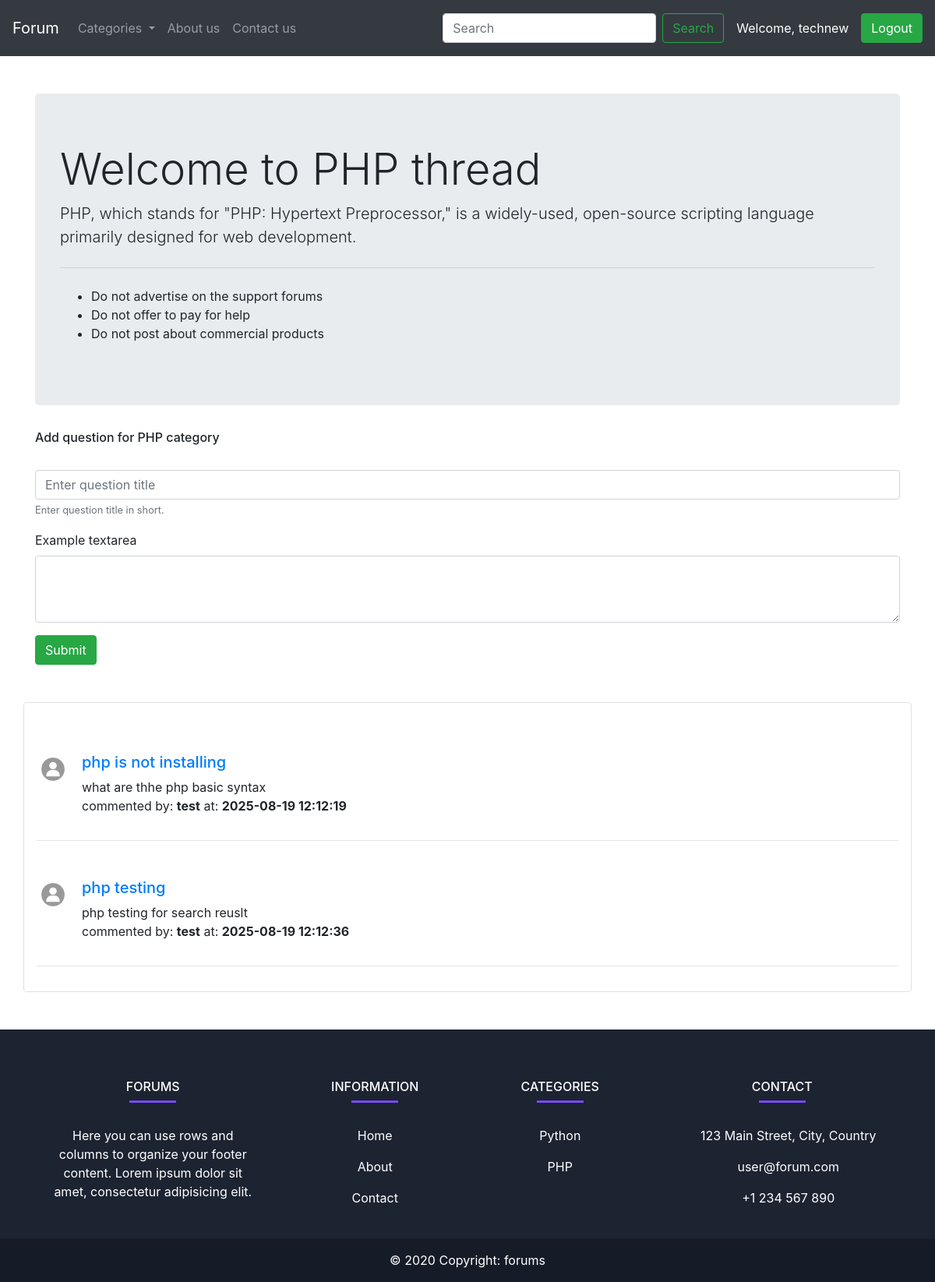
/threadlist.php?cat_id=2 (signed in), run on the app's committed database.
### tables this page shows
CREATE TABLE IF NOT EXISTS `categories` (
  `categories_id` int NOT NULL AUTO_INCREMENT,
  `categories_name` varchar(255) NOT NULL,
  `categories_description` varchar(255) NOT NULL,
  `created_date` datetime NOT NULL DEFAULT CURRENT_TIMESTAMP,
  PRIMARY KEY (`categories_id`)
);

CREATE TABLE IF NOT EXISTS `questions` (
  `ques_id` int NOT NULL AUTO_INCREMENT,
  `ques_title` varchar(255) NOT NULL,
  `ques_desc` text NOT NULL,
  `ques_cat_id` int NOT NULL,
  `ques_user_id` int NOT NULL,
  `ques_cr_time` datetime NOT NULL DEFAULT CURRENT_TIMESTAMP,
  PRIMARY KEY (`ques_id`)
);

CREATE TABLE IF NOT EXISTS `users` (
  `srno` int NOT NULL AUTO_INCREMENT,
  `username` varchar(30) NOT NULL,
  `email` varchar(30) NOT NULL,
  `password` varchar(255) NOT NULL,
  `created_date` datetime NOT NULL DEFAULT CURRENT_TIMESTAMP,
  PRIMARY KEY (`srno`)
);

### threadlist.php (the view, shortened to what this page needs)
<?php
include 'partial/_db_connection.php';
$cat_id = $_GET['cat_id'];
$sql = "SELECT * FROM `categories` WHERE `categories_id` = '$cat_id'";
$result = mysqli_query($conn,$sql);
while ($rows = mysqli_fetch_assoc($result)) {
    $categories_name = $rows['categories_name'];
    $categories_desc = $rows['categories_description'];
}
?>
<!doctype html>
<html lang="en">
<head>
    <link rel="stylesheet" href="https://cdn.jsdelivr.net/npm/bootstrap@4.4.1/dist/css/bootstrap.min.css"
>
    <link rel="stylesheet" href="style.css">
</head>
<body>
    <?php
    include 'partial/_header.php' ;
    ?>
    <div class="container mt-5">
        <div class="jumbotron">
            <h1 class="display-4">Welcome to <?php echo $categories_name ?> thread</h1>
            <p class="lead"><?php echo $categories_desc ?></p>
            <hr class="my-4">
            <p><ul>
                <li>Do not advertise on the support forums</li>
                 <li>Do not offer to pay for help</li>
                  <li>Do not post about commercial products</li>
            </ul>
        </div>
    </div>
    <div class="container">
        <h6>Add question for <?php echo $categories_name ?> category</h6>
        <?php
         if(isset($_SESSION['username']) && $_SESSION['username']== true){
      echo '<form action="'.$_SERVER["PHP_SELF"].'" method="POST">
  <div class="form-group">
  <input type="hidden" value="'.$_GET['cat_id'].'" name="cat_id">
    <input type="hidden" value="'.$_SESSION['user_id'].'" name="ques_user_id">
    <label for="ques_title"></label>
    <input type="text" class="form-control" id="ques_title" aria-describedby="emailHelp" name="ques_title" placeholder="Enter question title">
    <small id="ques_title" class="form-text text-muted">Enter question title in short.</small>
  </div>
  <div class="form-group">
    <label for="ques_desc">Example textarea</label>
    <textarea class="form-control" id="ques_desc" rows="3" name="ques_desc"></textarea>
  </div>
  <button type="submit" class="btn btn-success">Submit</button>
</form>';
         }
         else {
            echo "Yor are not logged in please login to start posting question.";
         }
?>
    </div>
    <div class="container mt-5 border p-3 rounded">
    <?php
    $sql = "SELECT * FROM questions WHERE `ques_cat_id` = '$cat_id'";
    $result = mysqli_query($conn,$sql);
    while ($rows = mysqli_fetch_assoc($result)) {
        $ques_fetch_id = $rows['ques_id'];
        $ques_fetch_title = $rows['ques_title'];
        $ques_fetch_desc = $rows['ques_desc'];
        $ques_time = $rows['ques_cr_time'];
        $ques_user_id = $rows['ques_user_id'];
         $sql2 = "SELECT * FROM users WHERE `srno` = '$ques_user_id'";
       $result2 = mysqli_query($conn,$sql2);
       $rows2 = mysqli_fetch_assoc($result2);
           echo '
        <div class="media mt-5">
            <img src="images/user-profile.jpg" width="42px" class="mr-3" alt="user profile">
            <div class="media-body">
                <h5 class="mt-0"><a href="thread.php?question_id='.$ques_fetch_id.'">'.$ques_fetch_title.'</a></h5>
                '.$ques_fetch_desc.'
                  <p>commented by: <b>'.$rows2['username'] .'</b> at: <b>'.$ques_time.'</b></p>
            </div>
        </div>
         <hr>';
    }
        ?>
    </div>
    <?php include 'partial/_footer.php' ?>
</body>
</html>

### data on the page
categories: categories_name "PHP", categories_description "PHP, which stands for \"PHP: Hypertext Preprocessor,\" is a widely-used, open-source scripting language primarily designed for web development."
questions: ques_title "php is not installing", ques_desc "what are thhe php basic syntax", users.username "test", ques_cr_time "2025-08-19 12:12:19"
questions: ques_title "php testing", ques_desc "php testing for search reuslt", users.username "test", ques_cr_time "2025-08-19 12:12:36"

### other printed values
$_SESSION['username'] "technew"
